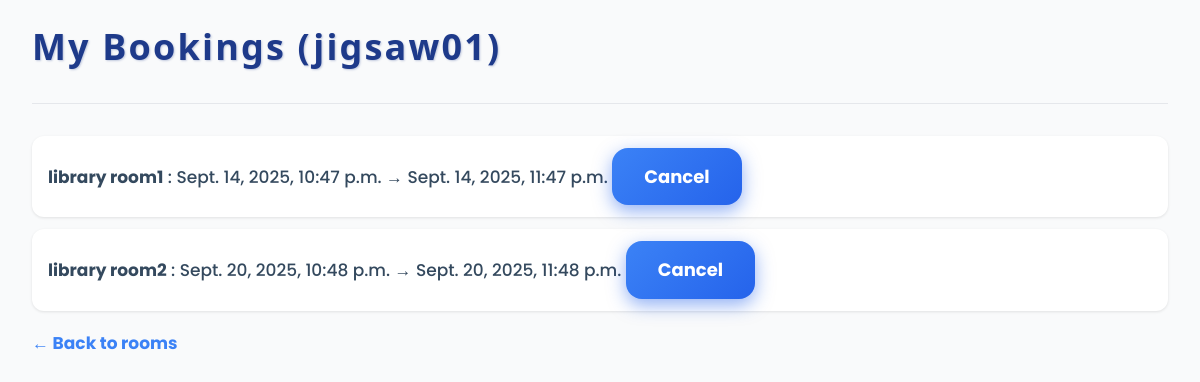
The page /mine/ (signed in) on the database its author committed.
### booking/models.py (models this page shows, shortened)
class Booking(models.Model):
    room = models.ForeignKey(Room, on_delete=models.CASCADE)
    user = models.ForeignKey(User, on_delete=models.CASCADE)
    start_time = models.DateTimeField()
    end_time = models.DateTimeField()

class Room(models.Model):
    name = models.CharField(max_length=100)
    capacity = models.IntegerField(default=0)
    max_hours = models.IntegerField(default=1)
    status = models.CharField(max_length=20, default="AVAILABLE")
    image = models.ImageField(upload_to="rooms/", null=True, blank=True)

### booking/views.py (the view)
# urls.py: path("mine/", views.mine, name="mine"),
@login_required
def mine(request):
    my_bookings = Booking.objects.filter(user=request.user).select_related("room")
    return render(request, "booking/mine.html", {"bookings": my_bookings})

### booking/templates/booking/mine.html (shortened to what this page needs)
{% load static %}
<!DOCTYPE html>
<html lang="en">
<head>
  <link rel="stylesheet" href="{% static 'booking/css/style.css' %}">
</head>
<body>
  <h1>My Bookings ({{ user.username }})</h1>
<hr>
  <ul>
    {% for b in bookings %}
      <li>
        <strong>{{ b.room.name }}</strong> : {{ b.start_time }} → {{ b.end_time }}
        <form method="post" action="{% url 'cancel_booking' b.id %}" style="display:inline;">
          {% csrf_token %}<button>Cancel</button>
        </form>
      </li>
    {% empty %}
      <li>You have no bookings.</li>
    {% endfor %}
  </ul>
    <p><a href="/">← Back to rooms</a></p>
</body>
</html>

### booking/static/booking/css/style.css (style rules this page uses)
body { font-family: 'Poppins', system-ui, Segoe UI, Roboto, Arial, sans-serif; background-color: #f9fafb; color: #1f2937; margin: 1rem; line-height: 1.6; }
h1, h2, h3 { font-weight: 700; color: #111827; margin-bottom: 0.75rem; }
a { color: #3b82f6; text-decoration: none; transition: color 0.2s ease-in-out; }
button { background-color: #3b82f6; color: white; font-weight: 600; padding: 0.5rem 1.2rem; border: none; border-radius: 0.5rem; cursor: pointer; transition: background-color 0.2s ease-in-out; font-size: 1rem; user-select: none; font-family: 'Poppins', system-ui, sans-serif; }
ul { list-style-type: none; padding-left: 0; font-family: 'Poppins', system-ui, sans-serif; }
ul li { background-color: white; margin-bottom: 0.75rem; padding: 0.75rem 1rem; border-radius: 0.75rem; box-shadow: 0 1px 3px rgb(0 0 0 / 0.1); }
p { margin-top: 0; margin-bottom: 1rem; font-family: 'Poppins', system-ui, sans-serif; }
hr { border: none; border-top: 1px solid #e5e7eb; margin: 2rem 0; }
button { background: linear-gradient(135deg, #3b82f6 0%, #2563eb 100%); color: white; border: none; padding: 0.9rem 1.5rem; font-size: 1.15rem; font-weight: 600; border-radius: 8px; cursor: pointer; box-shadow: 0 6px 15px rgba(37, 99, 235, 0.4); transition: background 0.3s ease, box-shadow 0.3s ease, transform 0.15s ease; font-family: 'Poppins', system-ui, sans-serif; user-select: none; }
a { color: #3b82f6; text-decoration: none; font-weight: 600; position: relative; transition: color 0.3s ease, transform 0.15s ease; cursor: pointer; }
a::after { content: ''; position: absolute; width: 100%; height: 2px; bottom: -3px; left: 0; background-color: #3b82f6; transform: scaleX(0); transform-origin: right; transition: transform 0.3s ease; }
body { font-family: 'Yoppin', system-ui, Segoe UI, Roboto, Arial, sans-serif; background-color: #f9fafb; color: #2c3e50; margin: 1.5rem 2rem; line-height: 1.75; font-size: 18px; }
h1, h2, h3 { font-weight: 800; color: #1e3a8a; margin-bottom: 1rem; letter-spacing: 0.06em; line-height: 1.3; text-shadow: 1px 1px 2px rgba(30, 58, 138, 0.25); }
p, li, label, a, span { font-weight: 500; font-size: 17px; color: #34495e; }
a { color: #3b82f6; font-weight: 700; text-decoration: none; transition: color 0.3s ease; }
button { font-size: 18px; font-weight: 700; padding: 0.95rem 2rem; border-radius: 16px; background-color: #2563eb; color: white; box-shadow: 0 6px 18px rgba(37, 99, 235, 0.5); transition: background-color 0.3s ease, box-shadow 0.3s ease, transform 0.15s ease; cursor: pointer; user-select: none; border: none; }
ul { list-style-type: none; padding-left: 0; }
p { margin-top: 0; margin-bottom: 1rem; }

### booking/templates/booking/mine.html (style rules this page uses)
body { font-family:system-ui,Segoe UI,Roboto,Arial }

### rows shown on the page
Booking: room.name "library room1", start_time "Sept. 14, 2025, 10:47 p.m.", end_time "Sept. 14, 2025, 11:47 p.m."
Booking: room.name "library room2", start_time "Sept. 20, 2025, 10:48 p.m.", end_time "Sept. 20, 2025, 11:48 p.m."

### other values the page prints
{{ user.username }} "jigsaw01"
